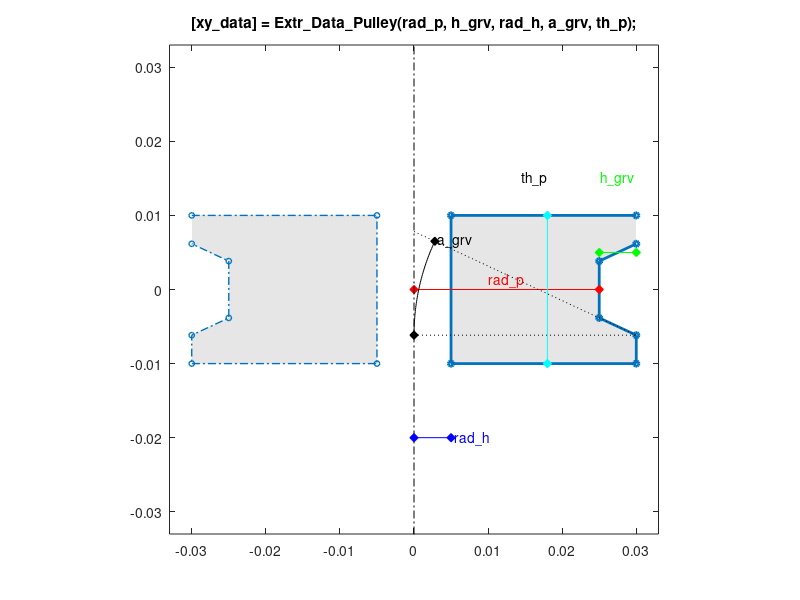

This figure's MATLAB source:
function [xy_data] = Extr_Data_Pulley(rad_p, h_grv, rad_h, a_grv, th_p,  varargin)
%Extr_Data_Pulley Produce Produce *revolution* data for a pulley.
%   [xy_data] = Extr_Data_Pulley((rad_p, h_grv, rad_h, a_grv, th_p)
%   This function returns x-y data for a pulley for use in a revolved solid.
%   You can specify:
%       Pulley radius	 rad_p   (radius where cable wraps)
%       Depth of groove	 h_grv   (height of edges surrounding cable)
%       Hole radius      rad_h   
%       Angle of groove	 a_grv   (angle of edges surrounding cable)
%       Pulley thickness th_p
%
%   To see a plot showing parameter values, enter the name
%   of the function with no arguments
%   >> Extr_Data_Pulley
%
%   To see a plot created with your parameter values,
%   add 'plot' as the final argument
%   >> Extr_Data_Pulley(0.025,0.005,0.005,25,0.02,'plot')

% Copyright 2012-2021 The MathWorks, Inc.

% Default data to show diagram
if (nargin == 0)
    rad_p = 0.025;
    rad_h = 0.005;
    h_grv = 0.005;
    a_grv = 25;
    th_p  = 0.02;
end

% Check if plot should be produced
if (isempty(varargin))
    showplot = 'n';
else
    showplot = varargin;
end

d_grv = min(h_grv,(th_p/2)/tand(a_grv));
w_grWall = d_grv*tand(a_grv);

% Calculate revolution data
xy_data = [...
  rad_p+d_grv         ,  0.5 * th_p;...
  rad_h               ,  0.5 * th_p;...
  rad_h               , -0.5 * th_p;...
  rad_p+d_grv         , -0.5 * th_p];

if (w_grWall >= (th_p/2))
  xy_data = [...
      xy_data;...
      rad_p , 0];
else
  xy_data = [...
      xy_data;...
      rad_p+d_grv , -0.5*(th_p)+(0.5*(th_p)-w_grWall)/2;...
      rad_p       , -(0.5*(th_p)-w_grWall)/2;...
      rad_p       , +(0.5*(th_p)-w_grWall)/2;...
      rad_p+d_grv , +0.5*(th_p)-(0.5*(th_p)-w_grWall)/2];
end
    
% Plot diagram to show parameters and extrusion
if (nargin == 0 || strcmpi(showplot,'plot'))
    
    % Figure name
    figString = ['h1_' mfilename];
    % Only create a figure if no figure exists
    figExist = 0;
    fig_hExist = evalin('base',['exist(''' figString ''')']);
    if (fig_hExist)
        figExist = evalin('base',['ishandle(' figString ') && strcmp(get(' figString ', ''type''), ''figure'')']);
    end
    if ~figExist
        fig_h = figure('Name',figString);
        assignin('base',figString,fig_h);
    else
        fig_h = evalin('base',figString);
    end
    figure(fig_h)
    clf(fig_h)
    
    temp_colordef = get(gca,'ColorOrder');
    
    % Plot extrusion
    patch(xy_data(:,1),xy_data(:,2),[1 1 1]*0.90,'EdgeColor','none');
    hold on
    plot(xy_data(:,1),xy_data(:,2),'-','Marker','o','MarkerSize',4,'LineWidth',2);
    axis('equal');
    axis([-1.1 1.1 -1.1 1.1]*(rad_p+d_grv));

    
    % Mirror data to show revolution
    patch(-xy_data(:,1),xy_data(:,2),[1 1 1]*0.90,'EdgeColor','none');
    hold on
    plot(-xy_data(:,1),xy_data(:,2),'-.','Color',temp_colordef(1,:),...
        'MarkerEdgeColor',temp_colordef(1,:),'Marker','o','MarkerSize',4,'LineWidth',1);
    
   
    % Show parameters
    hold on
    
    plot([0 rad_p ],[0 0],'r-d','MarkerFaceColor','r');
    text(rad_p/2,rad_p*0.05,'{\color{red}rad\_p}',...
        'HorizontalAlignment','center');
    
    plot([rad_p rad_p+h_grv],[1 1]*0.5*th_p/2,'g-d','MarkerFaceColor','g');
    text(rad_p+h_grv/2,1.5*th_p/2,'{\color{green}h\_grv}',...
        'HorizontalAlignment','center');
    
    if (w_grWall >= (th_p/2))
       pt_ind = 4;
    else
       pt_ind = 5;
    end

	plot([0 xy_data(pt_ind,1)],[xy_data(pt_ind,2) xy_data(pt_ind,2)],'k:');
	plot([0 xy_data(pt_ind,1)],[xy_data(pt_ind,1)*tand(a_grv)+xy_data(pt_ind,2) xy_data(pt_ind,2)],'k:');

    arc1_r = xy_data(pt_ind,1);

    arc1 = linspace(0,a_grv,50)';
    plot((1-cosd(arc1))*arc1_r,sind(arc1)*arc1_r+xy_data(pt_ind,2),'k-');
    plot((1-cosd(arc1(1)))*arc1_r,sind(arc1(1))*arc1_r+xy_data(pt_ind,2),'kd','MarkerFaceColor','k');
    plot((1-cosd(arc1(end)))*arc1_r,sind(arc1(end))*arc1_r+xy_data(pt_ind,2),'kd','MarkerFaceColor','k');
    text((1-cosd(arc1(end)))*arc1_r,sind(arc1(end))*arc1_r+xy_data(pt_ind,2),' a\_grv');

    plot([0 0], [-1 1]*2*th_p,'k-.');
    plot([0 rad_h],[1 1]*(-th_p),'b-d','MarkerFaceColor','b');
    text(rad_h,-th_p,'{\color{blue} rad\_h}');

	plot([1 1]*(rad_h+rad_p)*0.6,[-1 1]*th_p/2,'c-d','MarkerFaceColor','c');
    text((rad_h+rad_p)*0.6,th_p/2*1.5,'{\color{cyan} th\_p}',...
        'HorizontalAlignment','right');

    title(['[xy\_data] = Extr\_Data\_Pulley(rad\_p, h\_grv, rad\_h, a\_grv, th\_p);']);
    
    hold off
    box on
    clear xy_data
end
